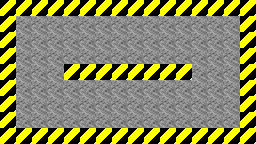

The image is a tile-based game level rendered from a .tmx file. Its description and complete source (layers, tilesets, objects, tile grids) follow:
An orthogonal 16x9 tile map with 16x16 px tiles, 1 tile layer (terrain), 2 tilesets.

<map version="1.2" tiledversion="1.2.4" orientation="orthogonal" renderorder="right-down" width="16" height="9" tilewidth="16" tileheight="16" infinite="0" nextlayerid="5" nextobjectid="10">
 <tileset firstgid="1" name="groundTile" tilewidth="16" tileheight="16" tilecount="1" columns="1">
  <image source="ground.png" width="16" height="16" />
 </tileset>
 <tileset firstgid="2" name="wall" tilewidth="16" tileheight="16" tilecount="1" columns="1">
  <image source="wall.png" width="16" height="16" />
  <tile id="0">
   <properties>
    <property name="blocked" type="bool" value="true" />
   </properties>
  </tile>
 </tileset>
 <layer id="1" name="terrain" width="16" height="9">
  <data encoding="csv">
2,2,2,2,2,2,2,2,2,2,2,2,2,2,2,2,
2,1,1,1,1,1,1,1,1,1,1,1,1,1,1,2,
2,1,1,1,1,1,1,1,1,1,1,1,1,1,1,2,
2,1,1,1,1,1,1,1,1,1,1,1,1,1,1,2,
2,1,1,1,2,2,2,2,2,2,2,2,1,1,1,2,
2,1,1,1,1,1,1,1,1,1,1,1,1,1,1,2,
2,1,1,1,1,1,1,1,1,1,1,1,1,1,1,2,
2,1,1,1,1,1,1,1,1,1,1,1,1,1,1,2,
2,2,2,2,2,2,2,2,2,2,2,2,2,2,2,2
</data>
 </layer>
</map>
